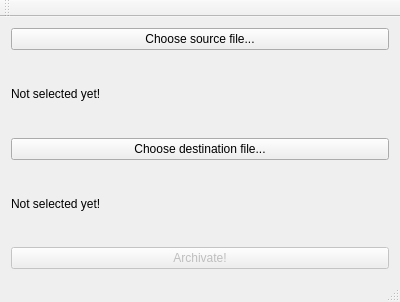
<?xml version="1.0" encoding="UTF-8"?>
<ui version="4.0">
 <class>MainWindow</class>
 <widget class="QMainWindow" name="MainWindow">
  <property name="geometry">
   <rect>
    <x>0</x>
    <y>0</y>
    <width>400</width>
    <height>302</height>
   </rect>
  </property>
  <property name="windowTitle">
   <string>MainWindow</string>
  </property>
  <widget class="QWidget" name="centralWidget">
   <layout class="QGridLayout" name="gridLayout">
    <item row="0" column="0">
     <widget class="QPushButton" name="button_source_file">
      <property name="text">
       <string>Choose source file...</string>
      </property>
     </widget>
    </item>
    <item row="1" column="0">
     <widget class="QLabel" name="label_source_file">
      <property name="text">
       <string>Not selected yet!</string>
      </property>
     </widget>
    </item>
    <item row="2" column="0">
     <widget class="QPushButton" name="button_destination_file">
      <property name="text">
       <string>Choose destination file...</string>
      </property>
     </widget>
    </item>
    <item row="3" column="0">
     <widget class="QLabel" name="label_destination_file">
      <property name="text">
       <string>Not selected yet!</string>
      </property>
     </widget>
    </item>
    <item row="4" column="0">
     <widget class="QPushButton" name="button_archivate">
      <property name="enabled">
       <bool>false</bool>
      </property>
      <property name="text">
       <string>Archivate!</string>
      </property>
     </widget>
    </item>
   </layout>
  </widget>
  <widget class="QMenuBar" name="menuBar">
   <property name="geometry">
    <rect>
     <x>0</x>
     <y>0</y>
     <width>400</width>
     <height>22</height>
    </rect>
   </property>
  </widget>
  <widget class="QToolBar" name="mainToolBar">
   <attribute name="toolBarArea">
    <enum>TopToolBarArea</enum>
   </attribute>
   <attribute name="toolBarBreak">
    <bool>false</bool>
   </attribute>
  </widget>
  <widget class="QStatusBar" name="statusBar"/>
 </widget>
 <layoutdefault spacing="6" margin="11"/>
 <resources/>
 <connections/>
</ui>
